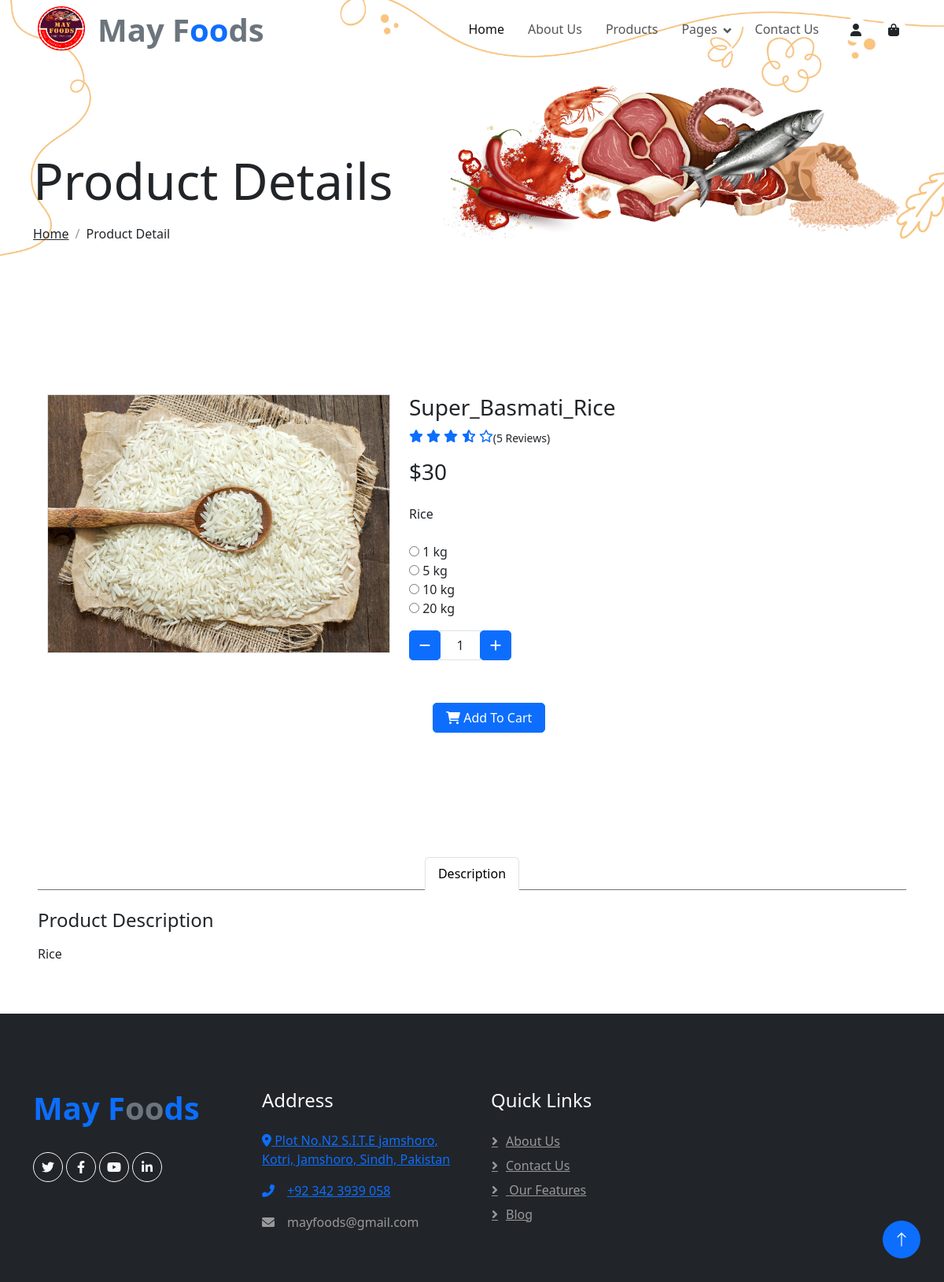
The page /productDetails.php?id=4 on the database its author committed.
### tables this page shows
CREATE TABLE `product` (
  `id` int(11) NOT NULL,
  `productName` varchar(55) NOT NULL,
  `price` int(11) NOT NULL,
  `description` varchar(500) NOT NULL,
  `category` varchar(55) NOT NULL,
  `productImage` varchar(255) NOT NULL,
  `time` timestamp NOT NULL DEFAULT current_timestamp()
);

### productDetails.php (the view, shortened to what this page needs)
<?php
include('header.php');
require_once("admin/db_connection.php");
?>
<div class="container-fluid page-header mb-5 wow fadeIn" data-wow-delay="0.1s">
    <div class="container">
        <h1 class="display-3 mb-3 animated slideInDown">Product Details</h1>
        <nav aria-label="breadcrumb animated slideInDown">
            <ol class="breadcrumb mb-0">
                <li class="breadcrumb-item"><a class="text-body" href="index.php">Home</a></li>
                <li class="breadcrumb-item text-dark active" aria-current="page">Product Detail</li>
            </ol>
        </nav>
    </div>
</div>
<?php
if (isset($_GET['id'])) {
    $productId = $_GET['id'];
    $query = "SELECT * FROM product where id = $productId";
    $result = mysqli_query($conn, $query);
    if (mysqli_num_rows($result) == 1) {
        $row = mysqli_fetch_assoc($result);
        ?>
        <div class="container-fluid py-5">
            <div class="row px-xl-5">
                <div class="col-lg-5 pb-5">
                    <div id="product-carousel" class="carousel slide" data-ride="carousel">
                        <div class="carousel-inner border">
                            <div class="carousel-item active">
                                <img class="w-100 h-100" src="img/<?= $row['productImage'] ?>" alt="Image">
                            </div>
                        </div>
                        <a class="carousel-control-prev" href="#product-carousel" data-slide="prev">
                            <i class="fa fa-2x fa-angle-left text-dark"></i>
                        </a>
                        <a class="carousel-control-next" href="#product-carousel" data-slide="next">
                            <i class="fa fa-2x fa-angle-right text-dark"></i>
                        </a>
                    </div>
                </div>
                <div class="col-lg-7 pb-5">
                    <h3 class="font-weight-semi-bold">
                        <?= $row['productName'] ?>
                    </h3>
                    <div class="d-flex mb-3">
                        <div class="text-primary mr-2">
                            <small class="fas fa-star"></small>
                            <small class="fas fa-star"></small>
                            <small class="fas fa-star"></small>
                            <small class="fas fa-star-half-alt"></small>
                            <small class="far fa-star"></small>
                        </div>
                        <small class="pt-1">(5 Reviews)</small>
                    </div>
                    <h3 class="font-weight-semi-bold mb-4">
                        $<?= $row['price'] ?>
                    </h3>
                    <p class="mb-4"><?= $row['description'] ?></p>
                    <div class="d-flex mb-4">
                        <form method="post">
                            <div class="custom-control custom-radio custom-control-inline">
                                <input type="radio" class="custom-control-input" id="color-1" value="1kg" name="kg">
                                <label class="custom-control-label" for="color-1">1 kg</label>
                            </div>
                            <div class="custom-control custom-radio custom-control-inline">
                                <input type="radio" class="custom-control-input" id="color-2" value="5kg" name="kg">
                                <label class="custom-control-label" for="color-2">5 kg</label>
                            </div>
                            <div class="custom-control custom-radio custom-control-inline">
                                <input type="radio" class="custom-control-input" id="color-3" value="10kg" name="kg">
                                <label class="custom-control-label" for="color-3">10 kg</label>
                            </div>
                            <div class="custom-control custom-radio custom-control-inline">
                                <input type="radio" class="custom-control-input" id="color-4" value="20kg" name="kg">
                                <label class="custom-control-label" for="color-4">20 kg</label>
                            </div>
                            <div class="input-group quantity mr-3" style="width: 130px;">
                                <div class="input-group-btn">
                                    <button class="btn btn-primary btn-minus">
                                        <i class="fa fa-minus"></i>
                                    </button>
                                </div>
                                <input name="quantity" id="quantityInput" type="text" class="form-control text-center"
                                    value="1">
                                <div class="input-group-btn">
                                    <button class="btn btn-primary btn-plus">
                                        <i class="fa fa-plus"></i>
                                    </button>
                                </div>
                            </div>
                    </div>
                    <div style="padding:30px">
                        <button name="submit" class="btn btn-primary px-3"><i class="fa fa-shopping-cart mr-1"></i> Add To
                            Cart</button>
                    </div>
                </div>
                <div class="d-flex align-items-center mb-4 pt-2">
                </div>
            </div>
        </div>
        <div class="row px-xl-5">
            <div class="col">
                <div class="nav nav-tabs justify-content-center border-secondary mb-4">
                    <a class="nav-item nav-link active" data-toggle="tab" href="#tab-pane-1">Description</a>
                </div>
                <div class="tab-content">
                    <div class="tab-pane fade show active" id="tab-pane-1">
                        <h4 class="mb-3">Product Description</h4>
                        <p>
                            <?= $row['description'] ?>
                        </p>
                    </div>
                </div>
            </div>
        </div>
        <?php
    }
}
include('footer.php') ?>

### css/style.css (style rules this page uses)
:root { --primary: #3CB815; --secondary: #F65005; --light: #F7F8FC; --grey: #c6c6c6; --dark: #111111; }
.btn { font-weight: 500; transition: .5s; }
.btn.btn-primary, .btn.btn-secondary, .btn.btn-outline-primary:hover, .btn.btn-outline-secondary:hover { color: #FFFFFF; }
.carousel-control-prev, .carousel-control-next { width: 15%; }
.page-header { padding-top: 12rem; padding-bottom: 6rem; background: url(../img/header-2.jpg) top right no-repeat; background-size: cover; }
.breadcrumb-item+.breadcrumb-item::before { color: #999999; }
.btn { border-radius: 5px; }

### rows shown on the page
product: productImage (picture), productName "Super_Basmati_Rice", price "30", description "Rice"
